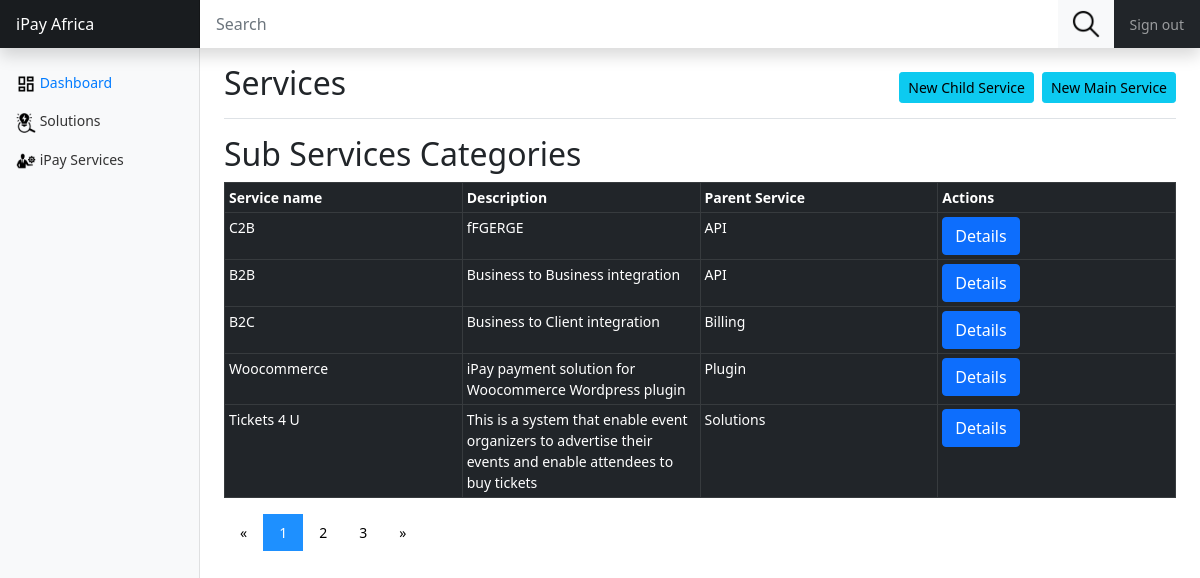
Screenshot of /pages/services.php with the database file from the repository.
### tables this page shows
CREATE TABLE `subservice` (
  `id` int(11) NOT NULL,
  `name` varchar(255) NOT NULL,
  `serviceId` int(11) NOT NULL,
  `description` text NOT NULL
);

CREATE TABLE `service` (
  `id` int(11) NOT NULL,
  `name` varchar(100) NOT NULL,
  `description` text NOT NULL
);

### controller/pagination.php (called while the page is built, shortened)
<?php
include 'loggerController.php';
class Pagination extends LoggerImp
{
	private $table, $total_records, $limit = 5, $col;
	function __construct($table)
	{
		$this->table = $table;
		$this->set_total_records();
	}
	public function set_total_records()
	{
		$conn = $this->dbConnect();
		$stmt = "SELECT id FROM $this->table";
		$results = mysqli_query($conn, $stmt);
		$this->total_records = $results->num_rows;
	}
	public function current_page()
	{
		return isset($_GET['page']) ? (int)$_GET['page'] : 1;
	}
	public function get_data()
	{
		$start = 0;
		$conn = $this->dbConnect();
		$stmt = "SELECT * FROM $this->table LIMIT $start, $this->limit";
		$results = mysqli_query($conn, $stmt);
		return $results;
	}
	public function check_search(){
		return '';
	}
	public function is_search(){
		return isset($_GET['search']) ? $_GET['search'] : '';
	}
	public function get_pagination_number(){
		return ceil($this->total_records / $this->limit);
	}
	public function prev_page(){
		return ($this->current_page() > 1) ? $this->current_page()-1 : 1;
	}
	public function next_page(){
		return ($this->current_page() < $this->get_pagination_number()) ? $this->current_page()+1 : $this->get_pagination_number();
	}
	public function is_active_class($page){
		return ($page == $this->current_page()) ? 'active' : '';
	}
	public function is_showable($num){
	  if($this->get_pagination_number() < 4 || $this->current_page() == $num)
			return true;
	  if(
			($this->current_page()-2) <= $num && ($this->current_page()+2) >= $num
		)
			return true;
	}
}

### controller/loggerController.php (called while the page is built, shortened)
<?php
class LoggerImp implements Crud
{
	public function readServiceById($serviceID){
		$dbconn = $this->dbConnect();
		$query = "SELECT id, name FROM service WHERE id = $serviceID";
		$res = mysqli_query($dbconn, $query) or die("Error".mysqli_error($dbconn));
		$results = $res->fetch_assoc();
		return $results;
	}
	public function dbConnect(){
		$conn = new DBConnect;
		$conn = $conn->connect;
		return $conn;
	}
}

### pages/services.php (the view, shortened to what this page needs)
<?php
  include '../controller/pagination.php';
  $service = new Pagination('subservice');
  $pages  = $service->get_pagination_number();
?>
<!DOCTYPE html>
<html>
<head>
    <link rel="stylesheet" type="text/css" href="../assets/css/bootstrap.min.css">
    <link rel="stylesheet" type="text/css" href="../assets/css/select2.min.css">
    <link rel="stylesheet" type="text/css" href="../assets/customfiles/dashstyle.css">
    <link rel="stylesheet" type="text/css" href="../assets/customfiles/snack.css">
</head>
<body>
    <header class="navbar navbar-dark sticky-top bg-dark flex-md-nowrap p-0 shadow">
      <a class="navbar-brand col-md-3 col-lg-2 me-0 px-3" href="#">iPay Africa</a>
      <form class="form-inline" style="width: 90%; display: flex;" action="searchResults.php" method="POST">
        <input class="form-control mr-sm-2" type="search" name="solution_search" placeholder="Search" aria-label="Search">
        <button class="btn bg-light float-end my-2 my-sm-0" name="seach_btn" type="submit" style="border-radius: 0 0 0 0;">
          <img src="../assets/images/search.png" alt="Search" width="30" height="30">
        </button>
      </form>
      <ul class="navbar-nav px-3">
        <li class="nav-item text-nowrap">
          <a class="nav-link" href="#">Sign out</a>
        </li>
      </ul>
    </header>
    <div class="container-fluid">
  <div class="row">
    <nav id="sidebarMenu" class="col-md-3 col-lg-2 d-md-block bg-light sidebar collapse">
      <div class="position-sticky pt-3">
        <ul class="nav flex-column">
          <li class="nav-item">
            <a class="nav-link active" aria-current="page" href="../index.php">
              <img src="../assets/images/dashboard.png" width="20" height="20" alt="customer">
              Dashboard
            </a>
          </li>
          <li class="nav-item">
            <a class="nav-link" href="../index.php">
              <img src="../assets/images/solution.png" width="20" height="20" alt="customer">
              Solutions
            </a>
          </li>
          <li class="nav-item">
            <a class="nav-link" href="#">
              <img src="../assets/images/services.png" width="20" height="20" alt="customer">
              iPay Services
            </a>
          </li>
        </ul>
      </div>
    </nav>
    <main class="col-md-9 ms-sm-auto col-lg-10 px-md-4">
      <div class="d-flex justify-content-between flex-wrap flex-md-nowrap align-items-center pt-3 pb-2 mb-3 border-bottom">
        <h1 class="h2">Services</h1>
        <div class="btn-toolbar mb-2 mb-md-0">
          <div class="btn-group me-2">
            <button type="button" class="btn btn-sm btn-info" data-bs-toggle="modal" data-bs-target="#childService">New Child Service</button>
          </div>
          <button type="button" class="btn btn-sm btn-info" data-bs-toggle="modal" data-bs-target="#exampleModal">New Main Service</button>
        </div>
      </div>
      <h2>Sub Services Categories</h2>
       <div class="table-responsive">
        <table class="table table-bordered table-dark table-sm">
          <thead>
            <tr>
              <th>Service name</th>
              <th>Description</th>
              <th>Parent Service</th>
              <th>Actions</th>
            </tr>
          </thead>
          <tbody>
            <?php
              $solutions = $service->get_data();
              while ($row = mysqli_fetch_assoc($solutions)) {
                $mainServiceName = $service->readServiceById($row['serviceId']);
                echo "<tr>";
                echo "<td>".$row["name"]."</td>";
                echo "<td>".$row["description"]."</td>";
                 echo "<td>".$mainServiceName["name"]."</td>";
                echo "<td><button class='btn btn-primary'>Details</button></td>";
                echo "</tr>";
              }
            ?>
          </tbody>
        </table>
         <div class="pagination">
          <?php
            $prev = $service->prev_page();
            $next = $service->next_page();
            $check = $service->check_search();
             echo "<a href='?page=$prev'.''.$check>&laquo;</a>";
              for ($i=1; $i <= $pages; $i++) {
                if ($service->is_showable($i)) {
                    $pagenum = $service->is_active_class($i);
                    echo "<a class='$pagenum' href='?page=$i'.''.$check'>
                      ".$i."
                    </a>";
                }
              }
            echo "<a href='?page=$next'.''.$check>&raquo;</a>";
          ?>
        </div>
      </div>
    </main>
  </div>
</div>
</body>
</html>

### assets/customfiles/dashstyle.css (style rules this page uses)
body { font-size: .875rem; }
.sidebar { position: fixed; top: 0; bottom: 0; left: 0; z-index: 100; padding: 48px 0 0; box-shadow: inset -1px 0 0 rgba(0, 0, 0, .1); }
.sidebar .nav-link { font-weight: 500; color: #333; }
.sidebar .nav-link.active { color: #007bff; }
.navbar-brand { padding-top: .75rem; padding-bottom: .75rem; font-size: 1rem; background-color: rgba(0, 0, 0, .25); box-shadow: inset -1px 0 0 rgba(0, 0, 0, .25); }
.navbar .form-control { padding: .75rem 1rem; border-width: 0; border-radius: 0; }

### pages/services.php (style rules this page uses)
table { table-layout:fixed; }
table td { word-wrap:break-word; width:100%; }
.pagination a { color: black; float: left; padding: 8px 16px; text-decoration: none; transition: background-color .3s; }
.pagination a.active { background-color: dodgerblue; color: white; }

### rows the page displays
subservice: name "C2B", description "fFGERGE", serviceId.name "API"
subservice: name "B2B", description "Business to Business integration", serviceId.name "API"
subservice: name "B2C", description "Business to Client integration", serviceId.name "Billing"
subservice: name "Woocommerce", description "iPay payment solution for Woocommerce Wordpress plugin", serviceId.name "Plugin"
subservice: name "Tickets 4 U", description "This is a system that enable event organizers to advertise their events and enable attendees to buy tickets", serviceId.name "Solutions"
